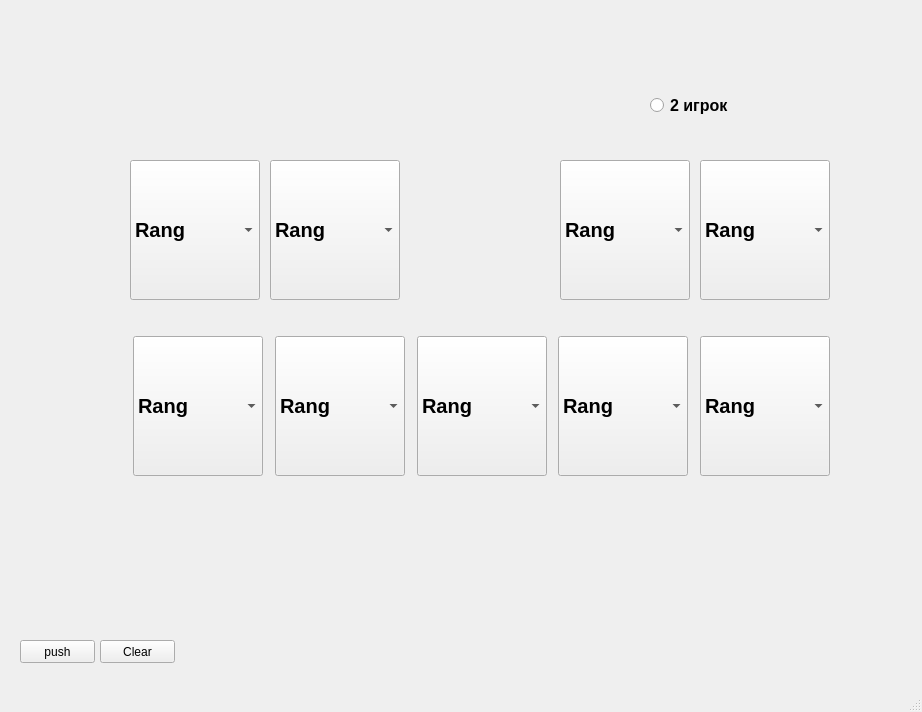
<?xml version="1.0" encoding="UTF-8"?>
<ui version="4.0">
 <class>MainWindow</class>
 <widget class="QMainWindow" name="MainWindow">
  <property name="geometry">
   <rect>
    <x>0</x>
    <y>0</y>
    <width>922</width>
    <height>712</height>
   </rect>
  </property>
  <property name="windowTitle">
   <string>MainWindow</string>
  </property>
  <widget class="QWidget" name="centralwidget">
   <widget class="QPushButton" name="pushButton">
    <property name="geometry">
     <rect>
      <x>20</x>
      <y>640</y>
      <width>75</width>
      <height>23</height>
     </rect>
    </property>
    <property name="text">
     <string>push</string>
    </property>
   </widget>
   <widget class="QComboBox" name="comboBox_6">
    <property name="geometry">
     <rect>
      <x>560</x>
      <y>160</y>
      <width>130</width>
      <height>140</height>
     </rect>
    </property>
    <property name="font">
     <font>
      <pointsize>15</pointsize>
      <weight>75</weight>
      <bold>true</bold>
     </font>
    </property>
    <item>
     <property name="text">
      <string>Rang</string>
     </property>
    </item>
    <item>
     <property name="text">
      <string>2</string>
     </property>
    </item>
    <item>
     <property name="text">
      <string>3</string>
     </property>
    </item>
    <item>
     <property name="text">
      <string>4</string>
     </property>
    </item>
    <item>
     <property name="text">
      <string>5</string>
     </property>
    </item>
    <item>
     <property name="text">
      <string>6</string>
     </property>
    </item>
    <item>
     <property name="text">
      <string>7</string>
     </property>
    </item>
    <item>
     <property name="text">
      <string>8</string>
     </property>
    </item>
    <item>
     <property name="text">
      <string>9</string>
     </property>
    </item>
    <item>
     <property name="text">
      <string>10</string>
     </property>
    </item>
    <item>
     <property name="text">
      <string>Валет</string>
     </property>
    </item>
    <item>
     <property name="text">
      <string>Дама</string>
     </property>
    </item>
    <item>
     <property name="text">
      <string>Король</string>
     </property>
    </item>
    <item>
     <property name="text">
      <string>Туз</string>
     </property>
    </item>
   </widget>
   <widget class="QComboBox" name="comboBox_7">
    <property name="geometry">
     <rect>
      <x>700</x>
      <y>160</y>
      <width>130</width>
      <height>140</height>
     </rect>
    </property>
    <property name="font">
     <font>
      <pointsize>15</pointsize>
      <weight>75</weight>
      <bold>true</bold>
     </font>
    </property>
    <item>
     <property name="text">
      <string>Rang</string>
     </property>
    </item>
    <item>
     <property name="text">
      <string>2</string>
     </property>
    </item>
    <item>
     <property name="text">
      <string>3</string>
     </property>
    </item>
    <item>
     <property name="text">
      <string>4</string>
     </property>
    </item>
    <item>
     <property name="text">
      <string>5</string>
     </property>
    </item>
    <item>
     <property name="text">
      <string>6</string>
     </property>
    </item>
    <item>
     <property name="text">
      <string>7</string>
     </property>
    </item>
    <item>
     <property name="text">
      <string>8</string>
     </property>
    </item>
    <item>
     <property name="text">
      <string>9</string>
     </property>
    </item>
    <item>
     <property name="text">
      <string>10</string>
     </property>
    </item>
    <item>
     <property name="text">
      <string>Валет</string>
     </property>
    </item>
    <item>
     <property name="text">
      <string>Дама</string>
     </property>
    </item>
    <item>
     <property name="text">
      <string>Король</string>
     </property>
    </item>
    <item>
     <property name="text">
      <string>Туз</string>
     </property>
    </item>
   </widget>
   <widget class="QLabel" name="label">
    <property name="geometry">
     <rect>
      <x>830</x>
      <y>60</y>
      <width>100</width>
      <height>100</height>
     </rect>
    </property>
    <property name="font">
     <font>
      <pointsize>20</pointsize>
     </font>
    </property>
    <property name="text">
     <string/>
    </property>
   </widget>
   <widget class="QLabel" name="label_2">
    <property name="geometry">
     <rect>
      <x>560</x>
      <y>130</y>
      <width>270</width>
      <height>30</height>
     </rect>
    </property>
    <property name="font">
     <font>
      <pointsize>15</pointsize>
      <weight>75</weight>
      <bold>true</bold>
      <underline>true</underline>
     </font>
    </property>
    <property name="text">
     <string/>
    </property>
   </widget>
   <widget class="QPushButton" name="pushButton_2">
    <property name="geometry">
     <rect>
      <x>100</x>
      <y>640</y>
      <width>75</width>
      <height>23</height>
     </rect>
    </property>
    <property name="text">
     <string>Clear</string>
    </property>
   </widget>
   <widget class="QComboBox" name="comboBox_8">
    <property name="enabled">
     <bool>true</bool>
    </property>
    <property name="geometry">
     <rect>
      <x>130</x>
      <y>160</y>
      <width>130</width>
      <height>140</height>
     </rect>
    </property>
    <property name="font">
     <font>
      <pointsize>15</pointsize>
      <weight>75</weight>
      <bold>true</bold>
     </font>
    </property>
    <item>
     <property name="text">
      <string>Rang</string>
     </property>
    </item>
    <item>
     <property name="text">
      <string>2</string>
     </property>
    </item>
    <item>
     <property name="text">
      <string>3</string>
     </property>
    </item>
    <item>
     <property name="text">
      <string>4</string>
     </property>
    </item>
    <item>
     <property name="text">
      <string>5</string>
     </property>
    </item>
    <item>
     <property name="text">
      <string>6</string>
     </property>
    </item>
    <item>
     <property name="text">
      <string>7</string>
     </property>
    </item>
    <item>
     <property name="text">
      <string>8</string>
     </property>
    </item>
    <item>
     <property name="text">
      <string>9</string>
     </property>
    </item>
    <item>
     <property name="text">
      <string>10</string>
     </property>
    </item>
    <item>
     <property name="text">
      <string>Валет</string>
     </property>
    </item>
    <item>
     <property name="text">
      <string>Дама</string>
     </property>
    </item>
    <item>
     <property name="text">
      <string>Король</string>
     </property>
    </item>
    <item>
     <property name="text">
      <string>Туз</string>
     </property>
    </item>
   </widget>
   <widget class="QLabel" name="label_3">
    <property name="geometry">
     <rect>
      <x>130</x>
      <y>130</y>
      <width>270</width>
      <height>30</height>
     </rect>
    </property>
    <property name="font">
     <font>
      <pointsize>15</pointsize>
      <weight>75</weight>
      <bold>true</bold>
      <underline>true</underline>
     </font>
    </property>
    <property name="text">
     <string/>
    </property>
   </widget>
   <widget class="QComboBox" name="comboBox_9">
    <property name="enabled">
     <bool>true</bool>
    </property>
    <property name="geometry">
     <rect>
      <x>270</x>
      <y>160</y>
      <width>130</width>
      <height>140</height>
     </rect>
    </property>
    <property name="font">
     <font>
      <pointsize>15</pointsize>
      <weight>75</weight>
      <bold>true</bold>
     </font>
    </property>
    <item>
     <property name="text">
      <string>Rang</string>
     </property>
    </item>
    <item>
     <property name="text">
      <string>2</string>
     </property>
    </item>
    <item>
     <property name="text">
      <string>3</string>
     </property>
    </item>
    <item>
     <property name="text">
      <string>4</string>
     </property>
    </item>
    <item>
     <property name="text">
      <string>5</string>
     </property>
    </item>
    <item>
     <property name="text">
      <string>6</string>
     </property>
    </item>
    <item>
     <property name="text">
      <string>7</string>
     </property>
    </item>
    <item>
     <property name="text">
      <string>8</string>
     </property>
    </item>
    <item>
     <property name="text">
      <string>9</string>
     </property>
    </item>
    <item>
     <property name="text">
      <string>10</string>
     </property>
    </item>
    <item>
     <property name="text">
      <string>Валет</string>
     </property>
    </item>
    <item>
     <property name="text">
      <string>Дама</string>
     </property>
    </item>
    <item>
     <property name="text">
      <string>Король</string>
     </property>
    </item>
    <item>
     <property name="text">
      <string>Туз</string>
     </property>
    </item>
   </widget>
   <widget class="QLabel" name="label_4">
    <property name="geometry">
     <rect>
      <x>400</x>
      <y>60</y>
      <width>100</width>
      <height>100</height>
     </rect>
    </property>
    <property name="font">
     <font>
      <pointsize>20</pointsize>
     </font>
    </property>
    <property name="text">
     <string/>
    </property>
   </widget>
   <widget class="QComboBox" name="comboBox">
    <property name="geometry">
     <rect>
      <x>133</x>
      <y>336</y>
      <width>130</width>
      <height>140</height>
     </rect>
    </property>
    <property name="font">
     <font>
      <pointsize>15</pointsize>
      <weight>75</weight>
      <bold>true</bold>
     </font>
    </property>
    <property name="acceptDrops">
     <bool>false</bool>
    </property>
    <property name="maxVisibleItems">
     <number>30</number>
    </property>
    <item>
     <property name="text">
      <string>Rang</string>
     </property>
    </item>
    <item>
     <property name="text">
      <string>2</string>
     </property>
    </item>
    <item>
     <property name="text">
      <string>3</string>
     </property>
    </item>
    <item>
     <property name="text">
      <string>4</string>
     </property>
    </item>
    <item>
     <property name="text">
      <string>5</string>
     </property>
    </item>
    <item>
     <property name="text">
      <string>6</string>
     </property>
    </item>
    <item>
     <property name="text">
      <string>7</string>
     </property>
    </item>
    <item>
     <property name="text">
      <string>8</string>
     </property>
    </item>
    <item>
     <property name="text">
      <string>9</string>
     </property>
    </item>
    <item>
     <property name="text">
      <string>10</string>
     </property>
    </item>
    <item>
     <property name="text">
      <string>Валет</string>
     </property>
    </item>
    <item>
     <property name="text">
      <string>Дама</string>
     </property>
    </item>
    <item>
     <property name="text">
      <string>Король</string>
     </property>
    </item>
    <item>
     <property name="text">
      <string>Туз</string>
     </property>
    </item>
   </widget>
   <widget class="QComboBox" name="comboBox_2">
    <property name="geometry">
     <rect>
      <x>275</x>
      <y>336</y>
      <width>130</width>
      <height>140</height>
     </rect>
    </property>
    <property name="font">
     <font>
      <pointsize>15</pointsize>
      <weight>75</weight>
      <bold>true</bold>
     </font>
    </property>
    <property name="maxVisibleItems">
     <number>30</number>
    </property>
    <item>
     <property name="text">
      <string>Rang</string>
     </property>
    </item>
    <item>
     <property name="text">
      <string>2</string>
     </property>
    </item>
    <item>
     <property name="text">
      <string>3</string>
     </property>
    </item>
    <item>
     <property name="text">
      <string>4</string>
     </property>
    </item>
    <item>
     <property name="text">
      <string>5</string>
     </property>
    </item>
    <item>
     <property name="text">
      <string>6</string>
     </property>
    </item>
    <item>
     <property name="text">
      <string>7</string>
     </property>
    </item>
    <item>
     <property name="text">
      <string>8</string>
     </property>
    </item>
    <item>
     <property name="text">
      <string>9</string>
     </property>
    </item>
    <item>
     <property name="text">
      <string>10</string>
     </property>
    </item>
    <item>
     <property name="text">
      <string>Валет</string>
     </property>
    </item>
    <item>
     <property name="text">
      <string>Дама</string>
     </property>
    </item>
    <item>
     <property name="text">
      <string>Король</string>
     </property>
    </item>
    <item>
     <property name="text">
      <string>Туз</string>
     </property>
    </item>
   </widget>
   <widget class="QComboBox" name="comboBox_3">
    <property name="geometry">
     <rect>
      <x>417</x>
      <y>336</y>
      <width>130</width>
      <height>140</height>
     </rect>
    </property>
    <property name="font">
     <font>
      <pointsize>15</pointsize>
      <weight>75</weight>
      <bold>true</bold>
     </font>
    </property>
    <property name="maxVisibleItems">
     <number>30</number>
    </property>
    <item>
     <property name="text">
      <string>Rang</string>
     </property>
    </item>
    <item>
     <property name="text">
      <string>2</string>
     </property>
    </item>
    <item>
     <property name="text">
      <string>3</string>
     </property>
    </item>
    <item>
     <property name="text">
      <string>4</string>
     </property>
    </item>
    <item>
     <property name="text">
      <string>5</string>
     </property>
    </item>
    <item>
     <property name="text">
      <string>6</string>
     </property>
    </item>
    <item>
     <property name="text">
      <string>7</string>
     </property>
    </item>
    <item>
     <property name="text">
      <string>8</string>
     </property>
    </item>
    <item>
     <property name="text">
      <string>9</string>
     </property>
    </item>
    <item>
     <property name="text">
      <string>10</string>
     </property>
    </item>
    <item>
     <property name="text">
      <string>Валет</string>
     </property>
    </item>
    <item>
     <property name="text">
      <string>Дама</string>
     </property>
    </item>
    <item>
     <property name="text">
      <string>Король</string>
     </property>
    </item>
    <item>
     <property name="text">
      <string>Туз</string>
     </property>
    </item>
   </widget>
   <widget class="QComboBox" name="comboBox_4">
    <property name="geometry">
     <rect>
      <x>558</x>
      <y>336</y>
      <width>130</width>
      <height>140</height>
     </rect>
    </property>
    <property name="font">
     <font>
      <pointsize>15</pointsize>
      <weight>75</weight>
      <bold>true</bold>
     </font>
    </property>
    <property name="maxVisibleItems">
     <number>30</number>
    </property>
    <item>
     <property name="text">
      <string>Rang</string>
     </property>
    </item>
    <item>
     <property name="text">
      <string>2</string>
     </property>
    </item>
    <item>
     <property name="text">
      <string>3</string>
     </property>
    </item>
    <item>
     <property name="text">
      <string>4</string>
     </property>
    </item>
    <item>
     <property name="text">
      <string>5</string>
     </property>
    </item>
    <item>
     <property name="text">
      <string>6</string>
     </property>
    </item>
    <item>
     <property name="text">
      <string>7</string>
     </property>
    </item>
    <item>
     <property name="text">
      <string>8</string>
     </property>
    </item>
    <item>
     <property name="text">
      <string>9</string>
     </property>
    </item>
    <item>
     <property name="text">
      <string>10</string>
     </property>
    </item>
    <item>
     <property name="text">
      <string>Валет</string>
     </property>
    </item>
    <item>
     <property name="text">
      <string>Дама</string>
     </property>
    </item>
    <item>
     <property name="text">
      <string>Король</string>
     </property>
    </item>
    <item>
     <property name="text">
      <string>Туз</string>
     </property>
    </item>
   </widget>
   <widget class="QComboBox" name="comboBox_5">
    <property name="geometry">
     <rect>
      <x>700</x>
      <y>336</y>
      <width>130</width>
      <height>140</height>
     </rect>
    </property>
    <property name="font">
     <font>
      <pointsize>15</pointsize>
      <weight>75</weight>
      <bold>true</bold>
     </font>
    </property>
    <property name="maxVisibleItems">
     <number>30</number>
    </property>
    <item>
     <property name="text">
      <string>Rang</string>
     </property>
    </item>
    <item>
     <property name="text">
      <string>2</string>
     </property>
    </item>
    <item>
     <property name="text">
      <string>3</string>
     </property>
    </item>
    <item>
     <property name="text">
      <string>4</string>
     </property>
    </item>
    <item>
     <property name="text">
      <string>5</string>
     </property>
    </item>
    <item>
     <property name="text">
      <string>6</string>
     </property>
    </item>
    <item>
     <property name="text">
      <string>7</string>
     </property>
    </item>
    <item>
     <property name="text">
      <string>8</string>
     </property>
    </item>
    <item>
     <property name="text">
      <string>9</string>
     </property>
    </item>
    <item>
     <property name="text">
      <string>10</string>
     </property>
    </item>
    <item>
     <property name="text">
      <string>Валет</string>
     </property>
    </item>
    <item>
     <property name="text">
      <string>Дама</string>
     </property>
    </item>
    <item>
     <property name="text">
      <string>Король</string>
     </property>
    </item>
    <item>
     <property name="text">
      <string>Туз</string>
     </property>
    </item>
   </widget>
   <widget class="QRadioButton" name="radioButton">
    <property name="geometry">
     <rect>
      <x>650</x>
      <y>90</y>
      <width>91</width>
      <height>31</height>
     </rect>
    </property>
    <property name="font">
     <font>
      <pointsize>12</pointsize>
      <weight>75</weight>
      <bold>true</bold>
     </font>
    </property>
    <property name="text">
     <string>2 игрок</string>
    </property>
   </widget>
  </widget>
  <widget class="QMenuBar" name="menubar">
   <property name="geometry">
    <rect>
     <x>0</x>
     <y>0</y>
     <width>922</width>
     <height>21</height>
    </rect>
   </property>
  </widget>
  <widget class="QStatusBar" name="statusbar"/>
 </widget>
 <resources/>
 <connections/>
</ui>
